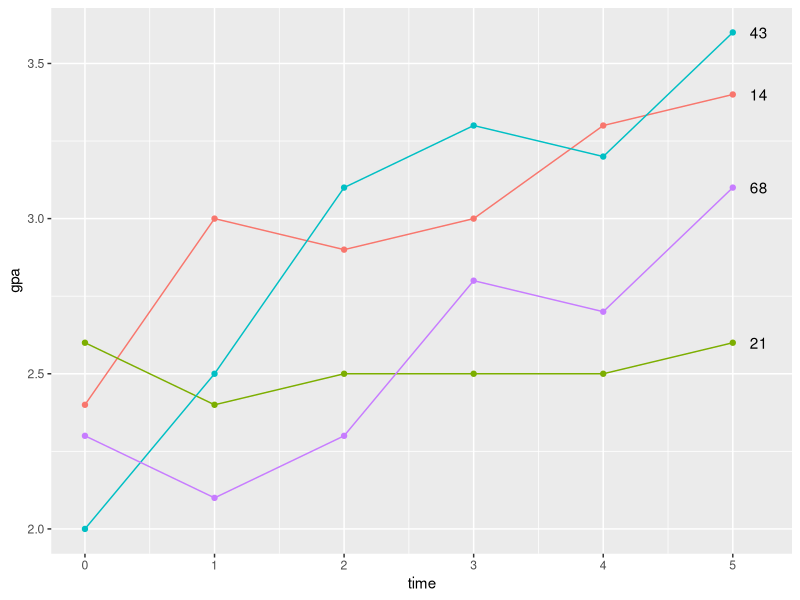
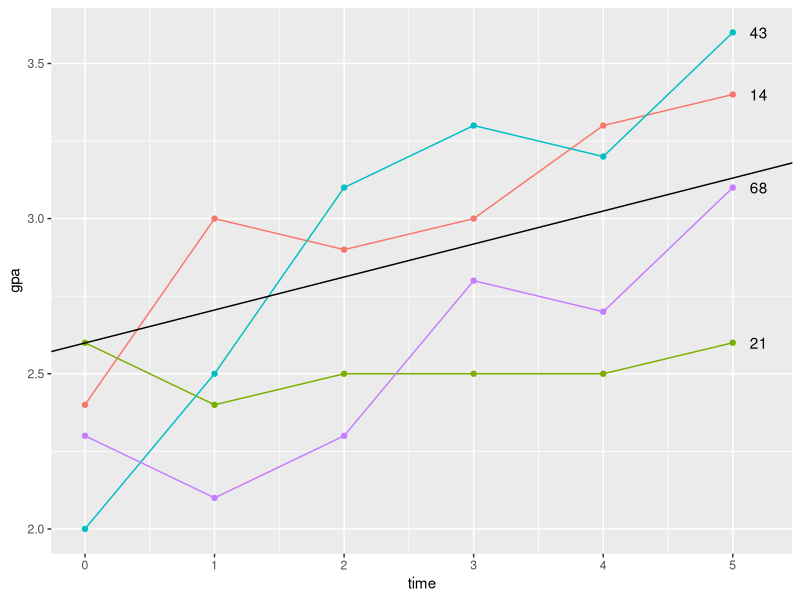
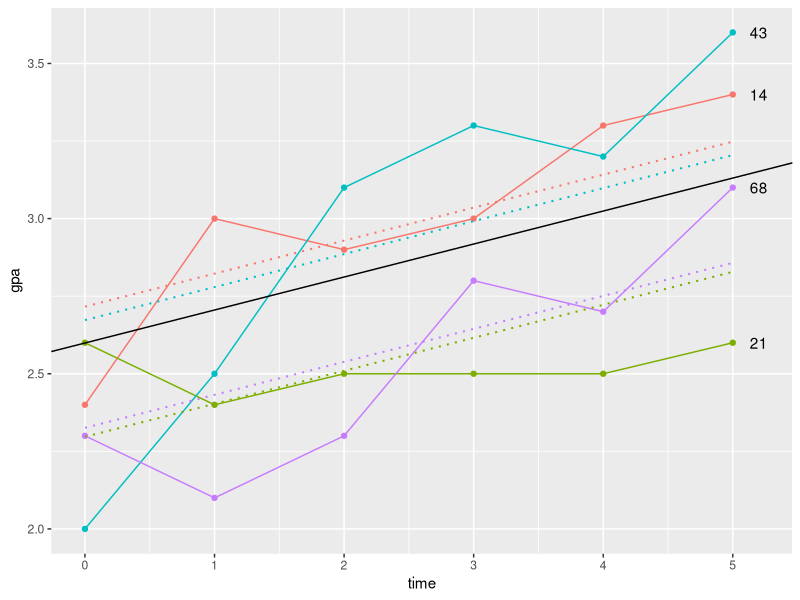

Generate these figures, in order, with R:
## ---- chunk 1
knitr::opts_chunk$set(echo = TRUE)
knitr::opts_chunk$set(message=FALSE)
options(knitr.kable.NA = '')

## ---- chunk 2
# Sammlung von Paketen, viel zu Datenmanipulation
library("tidyverse")
# Für die Berechnung der Multilevel Modelle
library("nlme")
# Für die Weiterverarbeitung der Ergebnisse des Pakets nlme
library("broom.mixed")
# Wird einmal für die Darstellung einer Tabelle benötigt
library("kableExtra")
## ---- chunk 3
gpa_data <- read.csv2(file = "./data/gpa2.csv")
head(gpa_data)
str(gpa_data)
## ---- chunk 4
gpa_data <- select(gpa_data, student, sex, starts_with("gpa"))
gpa_data <- rename(gpa_data, student_id = student)
head(gpa_data)
## ---- chunk 5
gpa_data_long <- pivot_longer(gpa_data, 
                              cols = starts_with("gpa"),
                              names_to = "time",
                              values_to = "gpa")
print(gpa_data_long)
## ---- chunk 6
gpa_data_long <- gpa_data_long%>%
  group_by(student_id)%>%
  mutate(time = 1:n()-1)
print(gpa_data_long, n = 15)
## ---- chunk 7
gpa_subsample <- gpa_data_long%>%
  filter(student_id %in% c(14, 21, 43, 68))
gpa_subsample
## ---- chunk 8
graph_cases <- ggplot(gpa_subsample, aes(x = time, y = gpa, group = student_id)) +
               # Angabe, dass die Werte als Linien dargestellt werden sollen
               geom_line(aes(color = as.factor(student_id))) +
               # Die Werte der Personen sollen zusätzlich als Punkte dargestellt werden
               geom_point(aes(color = as.factor(student_id))) +
               # Beschriftung der Geraden mit der ID
               geom_text(data = filter(gpa_subsample, time == last(time)),
                         aes(label = as.factor(student_id)),
                         position = position_nudge(x = 0.2),
                         check_overlap = TRUE) +
               theme(legend.position = "none")
graph_cases
## ---- chunk 9
mod1 <- lme(gpa ~ time, random = ~ 1 + time | student_id, data = gpa_data_long)
summary(mod1)
## ---- chunk 10
mod1_coef <- tidy(mod1, conf.int = TRUE, conf.level = 0.95)
kbl(mod1_coef, digits = 2) %>%
  kable_styling(bootstrap_options = "striped")
## ---- chunk 11
fix_intercept <- summary(mod1)$coef$fixed[[1]]
fix_slope <- summary(mod1)$coef$fixed[[2]]
## ---- chunk 12
graph_fixed <- graph_cases +
               geom_abline(intercept = fix_intercept, slope = fix_slope)
graph_fixed
## ---- chunk 13
mod2 <- lme(gpa ~ time, random = ~ 1 | student_id, data = gpa_data_long)
summary(mod2)
## ---- chunk 14
mod2_data <- augment(mod2)
mod2_data
## ---- chunk 15
mod2_subsample <- filter(mod2_data, student_id %in% c(14, 21, 43, 68))
mod2_subsample
## ---- chunk 16
graph_indi <- graph_fixed +
              geom_line(data = mod2_subsample,
                        aes(x = time, y = .fitted,
                            color = as.factor(student_id)),
                        linetype = "dotted",
                        size = 0.7)
graph_indi
## ---- chunk 17
mod3 <- lme(gpa ~ time*sex, random = ~ 1 + time | student_id, data = gpa_data_long)
mod3_coef <- tidy(mod3, conf.int = TRUE)
kbl(mod3_coef, digits = 2) %>%
  kable_styling(bootstrap_options = "striped")
